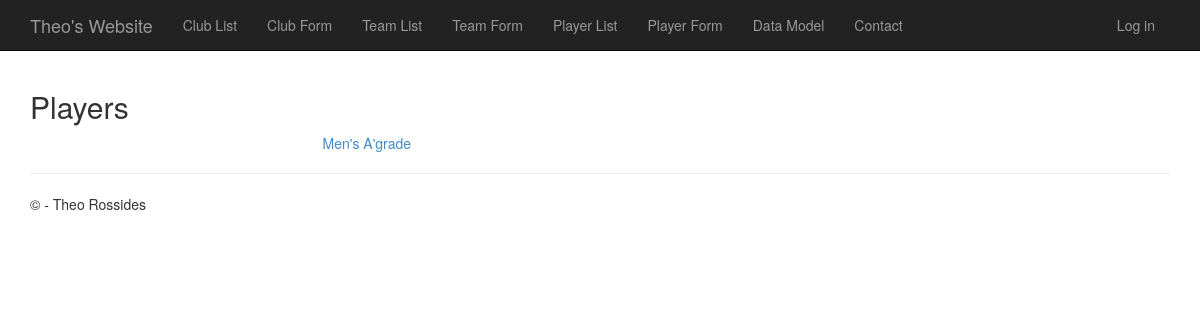
Before: /players with the older database file.
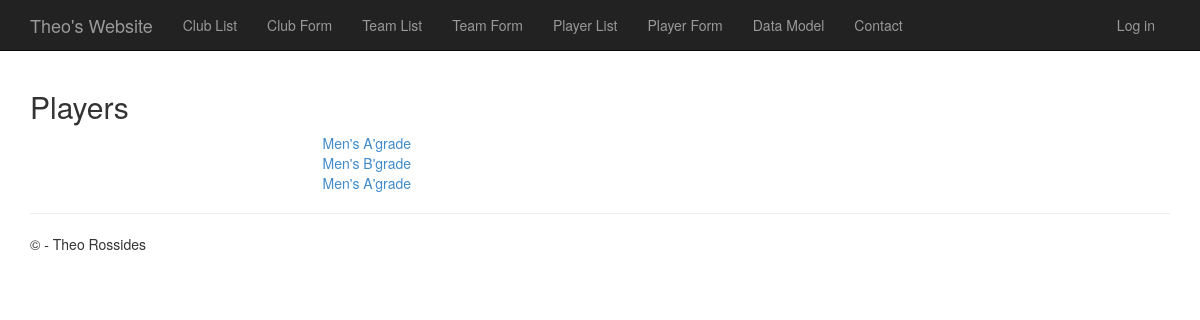
After: the same page with the newer database file.
### app/models.py (models this page shows, shortened)
class Team(models.Model):
    name = models.CharField("team",max_length=50)
    about = models.CharField(max_length=500)
    training_time = models.CharField(max_length=100)
    club = models.ForeignKey(Club)

### app/views.py (the view)
# urls.py: url(r'^players$', app.views.players, name='players'),
def players(request):
    players = Team.objects.all();
    return render_to_response('app/players.html', { 'players': players });

### app/templates/app/players.html (shortened to what this page needs)
﻿{% extends "app/layout.html" %}
{% block content %}
    <h2>Players</h2>
    {% for player in players %}
        <div class="row">
            <div class="col-md-3">
            </div>
            <div class="col-md-3">
                <a href="{% url 'playerdetails' player.id %}">
                    {{ player.name }}
                </a>
            </div>
        </div>
    {% endfor %}
{% endblock %}

Changed rows visible on the page:
added Team: name "Men's B'grade"
added Team: name "Men's A'grade"
